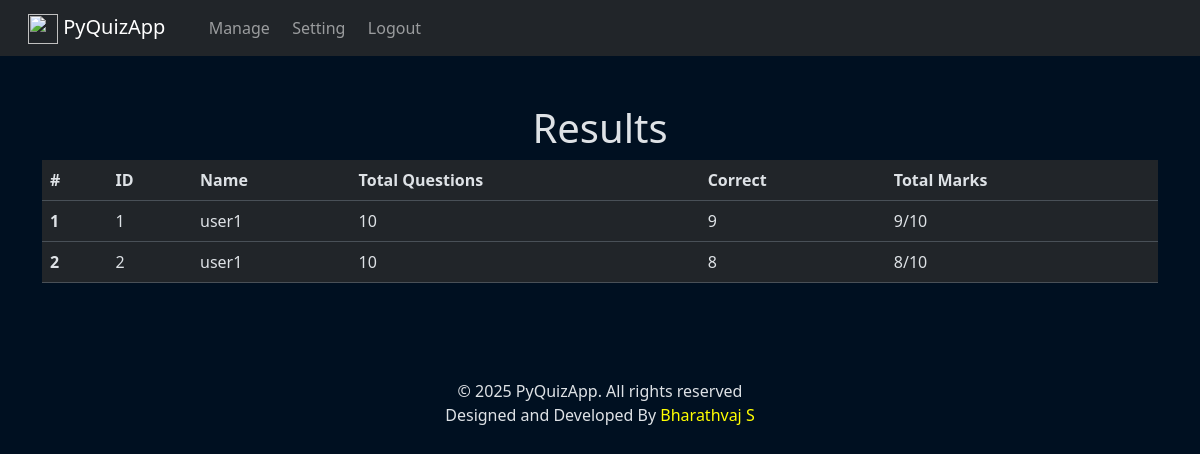
The app's page /management/results/ (signed in) with its own data.
### quiz/models.py (models this page shows, shortened)
class Mark(models.Model):
    total = models.IntegerField(blank=False)
    got = models.IntegerField(blank=False, default=0)
    user = models.ForeignKey(to=User, on_delete=models.SET_NULL, null=True)

### management/views.py (the view)
# urls.py: path("results/", views.Results.as_view(), name="results"),
@method_decorator(staff_member_required, name="dispatch")
class Results(View):
    def get(self, request):
        return render(request, "management/results.html", {"results": Mark.objects.all()})

### management/templates/management/results.html (shortened to what this page needs)
{% extends 'layout.html' %}
{% block body %}
<div class="container mt-5 mb-5">
  <h1 class="text-center">
    Results
  </h1>
  <table class="table">
  <thead>
    <tr>
      <th scope="col">#</th>
      <th scope="col">ID</th>
      <th scope="col">Name</th>
      <th scope="col">Total Questions</th>
      <th scope="col">Correct</th>
      <th scope="col">Total Marks</th>
    </tr>
  </thead>
  <tbody>
    {% for result in results %}
    <tr>
      <th scope="row">{{ forloop.counter }}</th>
      <td>{{ result.id }}</td>
      <td>{{ result.user.username }}</td>
      <td>{{ result.total }}</td>
      <td>{{ result.got }}</td>
      <td>{{ result.got }}/{{ result.total }}</td>
    </tr>
    {% endfor %}
  </tbody>
</table>
</div>
{% endblock %}

### records on screen
Mark: id "1", user.username "user1", total "10", got "9"
Mark: id "2", user.username "user1", total "10", got "8"
